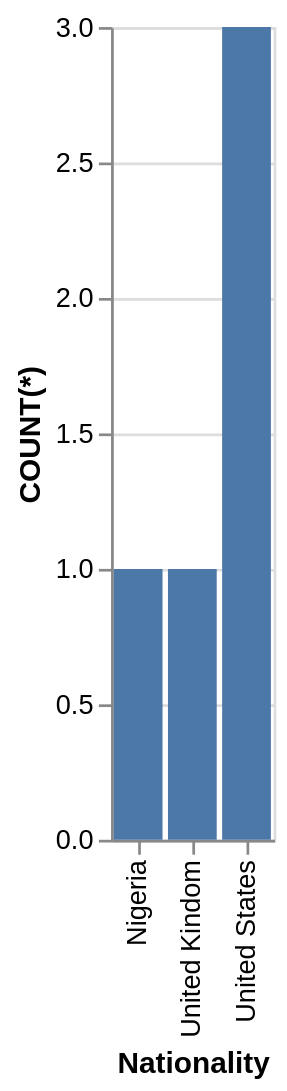

Describe this chart as a Vega-Lite specification.
### Vega-Lite specification from a JSON file in a GitHub repository (floating-point values rounded to 4 significant figures)
{"data": {"values": [{"x_data": "Nigeria", "y_data": 1}, {"x_data": "United Kindom", "y_data": 1}, {"x_data": "United States", "y_data": 3}]}, "mark": "bar", "encoding": {"x": {"field": "x_data", "type": "nominal", "title": "Nationality", "sort": "ascending"}, "y": {"field": "y_data", "type": "quantitative", "title": "COUNT(*)"}}}
